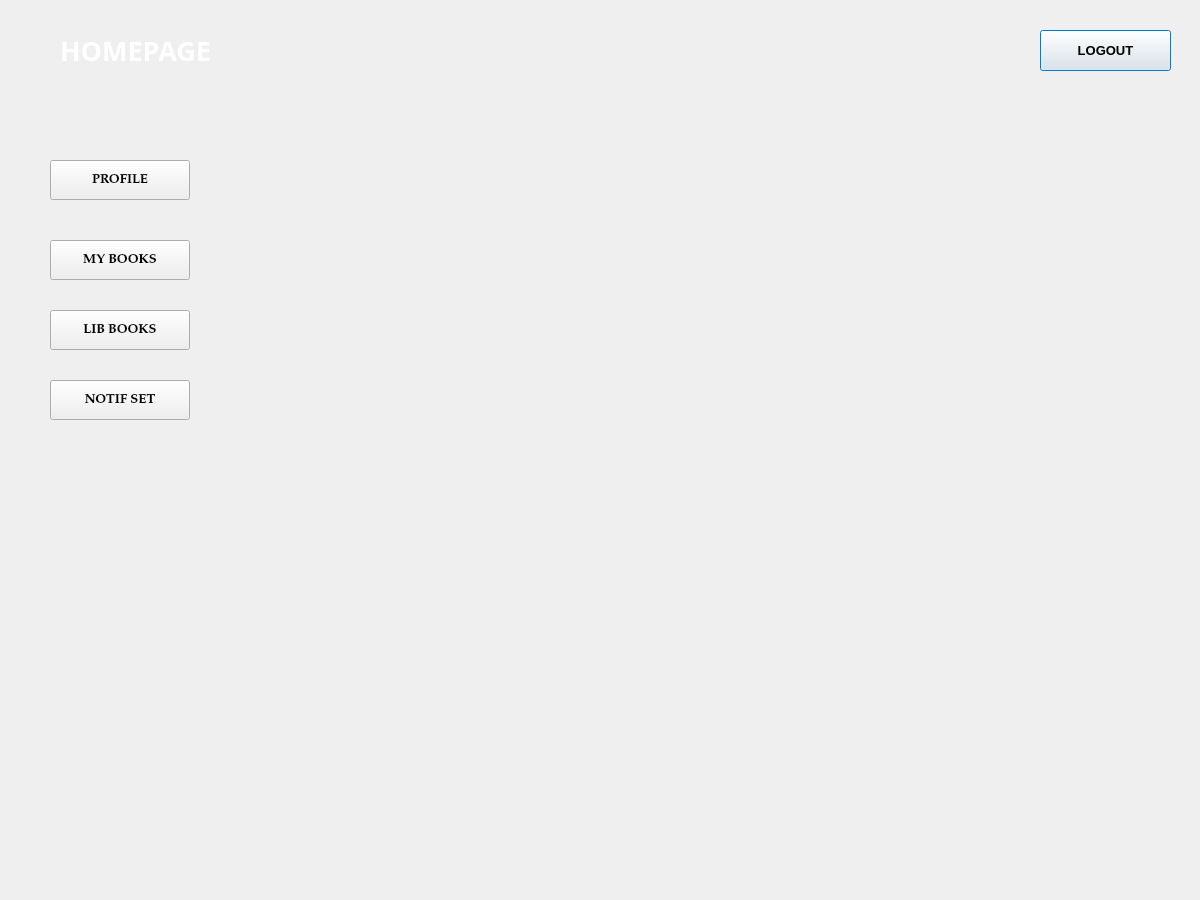
<?xml version="1.0" encoding="UTF-8"?>
<ui version="4.0">
 <class>Dialog</class>
 <widget class="QDialog" name="Dialog">
  <property name="geometry">
   <rect>
    <x>0</x>
    <y>0</y>
    <width>1200</width>
    <height>900</height>
   </rect>
  </property>
  <property name="sizePolicy">
   <sizepolicy hsizetype="Fixed" vsizetype="Fixed">
    <horstretch>0</horstretch>
    <verstretch>0</verstretch>
   </sizepolicy>
  </property>
  <property name="minimumSize">
   <size>
    <width>1200</width>
    <height>900</height>
   </size>
  </property>
  <property name="maximumSize">
   <size>
    <width>1200</width>
    <height>900</height>
   </size>
  </property>
  <property name="windowTitle">
   <string>Dialog</string>
  </property>
  <widget class="QPushButton" name="pushButton">
   <property name="geometry">
    <rect>
     <x>1040</x>
     <y>30</y>
     <width>131</width>
     <height>41</height>
    </rect>
   </property>
   <property name="font">
    <font>
     <pointsize>10</pointsize>
     <weight>75</weight>
     <bold>true</bold>
    </font>
   </property>
   <property name="text">
    <string>LOGOUT</string>
   </property>
   <property name="icon">
    <iconset>
     <normaloff>../images/logout.png</normaloff>../images/logout.png</iconset>
   </property>
   <property name="iconSize">
    <size>
     <width>40</width>
     <height>40</height>
    </size>
   </property>
  </widget>
  <widget class="QPushButton" name="profileButton">
   <property name="geometry">
    <rect>
     <x>50</x>
     <y>160</y>
     <width>140</width>
     <height>40</height>
    </rect>
   </property>
   <property name="font">
    <font>
     <family>Palatino Linotype</family>
     <pointsize>10</pointsize>
     <weight>75</weight>
     <bold>true</bold>
    </font>
   </property>
   <property name="text">
    <string>PROFILE</string>
   </property>
   <property name="icon">
    <iconset>
     <normaloff>../images/login3.jpeg</normaloff>../images/login3.jpeg</iconset>
   </property>
   <property name="iconSize">
    <size>
     <width>30</width>
     <height>30</height>
    </size>
   </property>
  </widget>
  <widget class="QLabel" name="bg">
   <property name="geometry">
    <rect>
     <x>0</x>
     <y>0</y>
     <width>1201</width>
     <height>901</height>
    </rect>
   </property>
   <property name="text">
    <string/>
   </property>
   <property name="pixmap">
    <pixmap>../images/bghome.jpg</pixmap>
   </property>
   <property name="scaledContents">
    <bool>true</bool>
   </property>
  </widget>
  <widget class="QLabel" name="hometitle">
   <property name="geometry">
    <rect>
     <x>60</x>
     <y>30</y>
     <width>171</width>
     <height>41</height>
    </rect>
   </property>
   <property name="palette">
    <palette>
     <active>
      <colorrole role="WindowText">
       <brush brushstyle="SolidPattern">
        <color alpha="255">
         <red>255</red>
         <green>255</green>
         <blue>255</blue>
        </color>
       </brush>
      </colorrole>
     </active>
     <inactive>
      <colorrole role="WindowText">
       <brush brushstyle="SolidPattern">
        <color alpha="255">
         <red>255</red>
         <green>255</green>
         <blue>255</blue>
        </color>
       </brush>
      </colorrole>
     </inactive>
     <disabled>
      <colorrole role="WindowText">
       <brush brushstyle="SolidPattern">
        <color alpha="255">
         <red>120</red>
         <green>120</green>
         <blue>120</blue>
        </color>
       </brush>
      </colorrole>
     </disabled>
    </palette>
   </property>
   <property name="font">
    <font>
     <family>Rockwell Condensed</family>
     <pointsize>20</pointsize>
     <weight>75</weight>
     <bold>true</bold>
    </font>
   </property>
   <property name="text">
    <string>HOMEPAGE</string>
   </property>
  </widget>
  <widget class="QPushButton" name="myBooksButton">
   <property name="geometry">
    <rect>
     <x>50</x>
     <y>240</y>
     <width>140</width>
     <height>40</height>
    </rect>
   </property>
   <property name="font">
    <font>
     <family>Palatino Linotype</family>
     <pointsize>10</pointsize>
     <weight>75</weight>
     <bold>true</bold>
    </font>
   </property>
   <property name="text">
    <string>MY BOOKS</string>
   </property>
   <property name="icon">
    <iconset>
     <normaloff>../images/iconLib.jpeg</normaloff>../images/iconLib.jpeg</iconset>
   </property>
   <property name="iconSize">
    <size>
     <width>30</width>
     <height>30</height>
    </size>
   </property>
  </widget>
  <widget class="QPushButton" name="libBooksbutton">
   <property name="geometry">
    <rect>
     <x>50</x>
     <y>310</y>
     <width>140</width>
     <height>40</height>
    </rect>
   </property>
   <property name="font">
    <font>
     <family>Palatino Linotype</family>
     <pointsize>10</pointsize>
     <weight>75</weight>
     <bold>true</bold>
    </font>
   </property>
   <property name="text">
    <string>LIB BOOKS</string>
   </property>
   <property name="icon">
    <iconset>
     <normaloff>../images/lib.jpg</normaloff>../images/lib.jpg</iconset>
   </property>
   <property name="iconSize">
    <size>
     <width>30</width>
     <height>30</height>
    </size>
   </property>
  </widget>
  <widget class="QPushButton" name="notifButton">
   <property name="geometry">
    <rect>
     <x>50</x>
     <y>380</y>
     <width>140</width>
     <height>40</height>
    </rect>
   </property>
   <property name="font">
    <font>
     <family>Palatino Linotype</family>
     <pointsize>10</pointsize>
     <weight>75</weight>
     <bold>true</bold>
    </font>
   </property>
   <property name="text">
    <string>NOTIF SET</string>
   </property>
   <property name="icon">
    <iconset>
     <normaloff>../images/download.jpeg</normaloff>../images/download.jpeg</iconset>
   </property>
   <property name="iconSize">
    <size>
     <width>30</width>
     <height>30</height>
    </size>
   </property>
  </widget>
  <zorder>bg</zorder>
  <zorder>pushButton</zorder>
  <zorder>profileButton</zorder>
  <zorder>hometitle</zorder>
  <zorder>myBooksButton</zorder>
  <zorder>libBooksbutton</zorder>
  <zorder>notifButton</zorder>
 </widget>
 <resources/>
 <connections/>
</ui>
